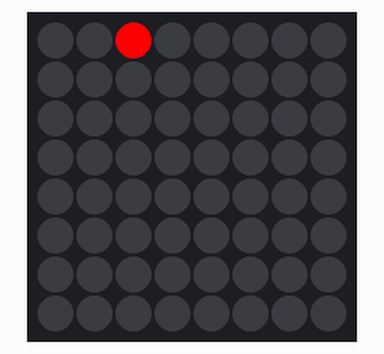
This program was run on a simulated Raspberry Pi (BCM pin numbers) with a Sense HAT. On the bench: the Sense HAT's 8×8 RGB LED matrix.

Above: at 0.1 s.
At 0.9 s:
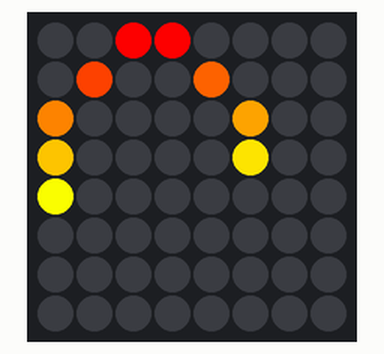
At 1.8 s:
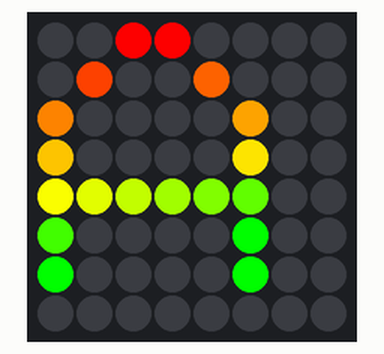
At 3.51 s:
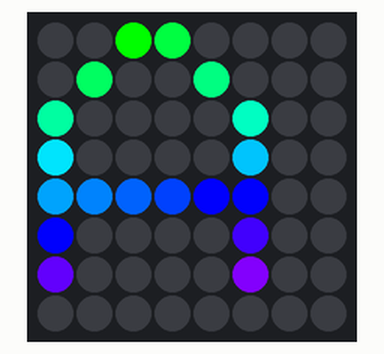
At 5.15 s:
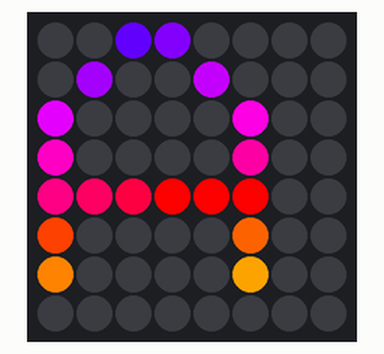
At 6.88 s:
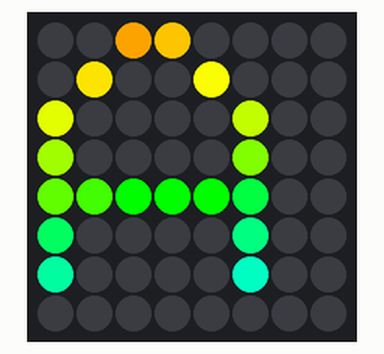

The program:

anna_love.py
```python
# Dedicated to Anna Victor, a girl who i love. Dedie a Anna Victor, une fille que j'aime.
from main import main
from time import sleep

# Define the desired shapes for each letter
shapes = {
    # deepcode ignore DuplicateKey: <please specify a reason of ignoring this>
    # deepcode ignore DuplicateKey: <please specify a reason of ignoring this>
    'A': [
        [0, 0, 1, 1, 0, 0, 0, 0],
        [0, 1, 0, 0, 1, 0, 0, 0],
        [1, 0, 0, 0, 0, 1, 0, 0],
        [1, 0, 0, 0, 0, 1, 0, 0],
        [1, 1, 1, 1, 1, 1, 0, 0],
        [1, 0, 0, 0, 0, 1, 0, 0],
        [1, 0, 0, 0, 0, 1, 0, 0],
        [0, 0, 0, 0, 0, 0, 0, 0]
    ],
    'N': [
        [1, 0, 0, 0, 0, 1, 0, 0],
        [1, 1, 0, 0, 0, 1, 0, 0],
        [1, 0, 1, 0, 0, 1, 0, 0],
        [1, 0, 0, 1, 0, 1, 0, 0],
        [1, 0, 0, 0, 1, 1, 0, 0],
        [1, 0, 0, 0, 0, 1, 0, 0],
        [1, 0, 0, 0, 0, 1, 0, 0],
        [0, 0, 0, 0, 0, 0, 0, 0]
    ],
    # deepcode ignore DuplicateKey: <please specify a reason of ignoring this>
    'A': [
        [0, 0, 1, 1, 0, 0, 0, 0],
        [0, 1, 0, 0, 1, 0, 0, 0],
        [1, 0, 0, 0, 0, 1, 0, 0],
        [1, 0, 0, 0, 0, 1, 0, 0],
        [1, 1, 1, 1, 1, 1, 0, 0],
        [1, 0, 0, 0, 0, 1, 0, 0],
        [1, 0, 0, 0, 0, 1, 0, 0],
        [0, 0, 0, 0, 0, 0, 0, 0]
    ],
    'I': [
        [0, 0, 1, 1, 0, 0, 0, 0],
        [0, 0, 0, 1, 0, 0, 0, 0],
        [0, 0, 0, 1, 0, 0, 0, 0],
        [0, 0, 0, 1, 0, 0, 0, 0],
        [0, 0, 0, 1, 0, 0, 0, 0],
        [0, 0, 0, 1, 0, 0, 0, 0],
        [0, 0, 1, 1, 0, 0, 0, 0],
        [0, 0, 0, 0, 0, 0, 0, 0]
    ],
    '0': [
        [0, 0, 0, 0, 0, 0, 0, 0],
        [0, 0, 1, 1, 0, 0, 0, 0],
        [0, 1, 1, 1, 1, 0, 0, 0],
        [1, 1, 1, 1, 1, 1, 0, 0],
        [1, 1, 1, 1, 1, 1, 1, 0],
        [0, 1, 1, 1, 1, 1, 1, 1],
        [0, 0, 1, 1, 1, 1, 1, 0],
        [0, 0, 0, 1, 1, 0, 0, 0]
    ],
    'Y': [
        [1, 0, 0, 0, 0, 1, 0, 0],
        [1, 0, 0, 0, 0, 1, 0, 0],
        [0, 1, 0, 0, 1, 0, 0, 0],
        [0, 0, 1, 1, 0, 0, 0, 0],
        [0, 0, 0, 1, 0, 0, 0, 0],
        [0, 0, 0, 1, 0, 0, 0, 0],
        [0, 0, 0, 1, 0, 0, 0, 0],
        [0, 0, 0, 0, 0, 0, 0, 0]
    ],
    'O': [
        [0, 0, 1, 1, 1, 0, 0, 0],
        [0, 1, 0, 0, 0, 1, 0, 0],
        [1, 0, 0, 0, 0, 0, 1, 0],
        [1, 0, 0, 0, 0, 0, 1, 0],
        [1, 0, 0, 0, 0, 0, 1, 0],
        [1, 0, 0, 0, 0, 0, 1, 0],
        [0, 1, 0, 0, 0, 1, 0, 0],
        [0, 0, 1, 1, 1, 0, 0, 0]
    ],
    'U': [
        [1, 0, 0, 0, 0, 0, 1, 0],
        [1, 0, 0, 0, 0, 0, 1, 0],
        [1, 0, 0, 0, 0, 0, 1, 0],
        [1, 0, 0, 0, 0, 0, 1, 0],
        [1, 0, 0, 0, 0, 0, 1, 0],
        [1, 0, 0, 0, 0, 0, 1, 0],
        [0, 1, 1, 1, 1, 1, 0, 0],
        [0, 0, 0, 0, 0, 0, 0, 0]
    ]
}

# Define the pixel order (in this case, left to right, top to bottom)
pixel_order = [(x, y) for y in range(8) for x in range(8)]

# Display each letter one by one
for letter in "ANNA I 0 YOU":
    if letter in shapes:
        main(shapes[letter], pixel_order)
        sleep(0.001)  # Pause for 1 second between letters
```

main.py
```python
from sense_hat import SenseHat
from time import sleep
import time
sense = SenseHat()

# Define the colors for the rainbow
colors = [
    (255, 0, 0),    # Red
    (255, 32, 0),   # Orange-Red
    (255, 64, 0),   # Dark Orange
    (255, 96, 0),   # Orange
    (255, 128, 0),  # Orange
    (255, 160, 0),  # Orange
    (255, 192, 0),  # Orange
    (255, 224, 0),  # Yellow-Orange
    (255, 255, 0),  # Yellow
    (224, 255, 0),  # Yellow-Green
    (192, 255, 0),  # Green-Yellow
    (160, 255, 0),  # Green-Yellow
    (128, 255, 0),  # Green-Yellow
    (96, 255, 0),   # Green
    (64, 255, 0),   # Green
    (32, 255, 0),   # Green
    (0, 255, 0),    # Green
    (0, 255, 32),   # Green-Blue
    (0, 255, 64),   # Blue-Green
    (0, 255, 96),   # Blue-Green
    (0, 255, 128),  # Cyan
    (0, 255, 160),  # Cyan
    (0, 255, 192),  # Cyan
    (0, 224, 255),  # Sky Blue
    (0, 192, 255),  # Sky Blue
    (0, 160, 255),  # Blue
    (0, 128, 255),  # Blue
    (0, 96, 255),   # Navy Blue
    (0, 64, 255),   # Navy Blue
    (0, 32, 255),   # Navy Blue
    (0, 0, 255),    # Blue
    (32, 0, 255),   # Indigo
    (64, 0, 255),   # Indigo
    (96, 0, 255),   # Purple
    (128, 0, 255),  # Purple
    (160, 0, 255),  # Violet
    (192, 0, 255),  # Violet
    (224, 0, 255),  # Magenta
    (255, 0, 224),  # Red-Violet
    (255, 0, 192),  # Red-Violet
    (255, 0, 160),  # Red-Violet
    (255, 0, 128),  # Red-Violet
    (255, 0, 96),   # Red-Violet
    (255, 0, 64),   # Red-Violet
    (255, 0, 32)    # Red-Violet
]


# Function to draw the snake on the Sense HAT
def draw_snake(x, y, color_index):
    sense.set_pixel(x, y, colors[color_index])

# Function to clear the Sense HAT display
def clear_display():
    sense.clear()

# Main loop
def main(shape, pixel_order):
    # Clear the display
    clear_display()

    # Iterate through the pixel order list and the color list
    color_index = 0
    active_pixels = []  # List to store active pixels and their color indices

    for x, y in pixel_order:
        if shape[y][x] == 1:
            draw_snake(x, y, color_index)
            active_pixels.append((x, y, color_index))  # Add the pixel and its color index
            color_index = (color_index + 1) % len(colors)
            sleep(0.1)  # Adjust the speed of the snake

    while True:
        # Update the active pixels with the next color in the sequence
        for i, (x, y, color_index) in enumerate(active_pixels):
            new_color_index = (color_index + 1) % len(colors)
            draw_snake(x, y, new_color_index)
            active_pixels[i] = (x, y, new_color_index)  # Update the color index

        sleep(0.1)  # Small delay to reduce CPU usage
```

Measured:
- by itself, everything shown: repeats every 4.6 s, in 45 steps
